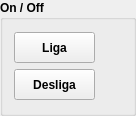
                  <widget class="QGroupBox" name="groupBox_2">
                   <property name="minimumSize">
                    <size>
                     <width>136</width>
                     <height>116</height>
                    </size>
                   </property>
                   <property name="maximumSize">
                    <size>
                     <width>136</width>
                     <height>116</height>
                    </size>
                   </property>
                   <property name="font">
                    <font>
                     <weight>75</weight>
                     <bold>true</bold>
                    </font>
                   </property>
                   <property name="title">
                    <string>On / Off</string>
                   </property>
                   <layout class="QVBoxLayout" name="verticalLayout_17">
                    <item>
                     <layout class="QHBoxLayout" name="horizontalLayout">
                      <item>
                       <layout class="QVBoxLayout" name="verticalLayout_4">
                        <item>
                         <widget class="PyDMPushButton" name="PyDMPushButton_3">
                          <property name="enabled">
                           <bool>true</bool>
                          </property>
                          <property name="minimumSize">
                           <size>
                            <width>81</width>
                            <height>31</height>
                           </size>
                          </property>
                          <property name="maximumSize">
                           <size>
                            <width>81</width>
                            <height>31</height>
                           </size>
                          </property>
                          <property name="font">
                           <font>
                            <weight>75</weight>
                            <bold>true</bold>
                           </font>
                          </property>
                          <property name="toolTip">
                           <string/>
                          </property>
                          <property name="whatsThis">
                           <string>
    Basic PushButton to send a fixed value.

    The PyDMPushButton is meant to hold a specific value, and send that value
    to a channel when it is clicked, much like the MessageButton does in EDM.
    The PyDMPushButton works in two different modes of operation, first, a
    fixed value can be given to the :attr:`.pressValue` attribute, whenever the
    button is clicked a signal containing this value will be sent to the
    connected channel. This is the default behavior of the button. However, if
    the :attr:`.relativeChange` is set to True, the fixed value will be added
    to the current value of the channel. This means that the button will
    increment a channel by a fixed amount with every click, a consistent
    relative move

    Parameters
    ----------
    pressValue : int, float, str
        Value to be sent when the button is clicked

    channel : str
        ID of channel to manipulate

    parent : QObject, optional
        Parent of PyDMPushButton

    label : str, optional
        String to place on button

    icon : QIcon, optional
        An Icon to display on the PyDMPushButton


    relative : bool, optional
        Choice to have the button peform a relative put, instead of always
        setting to an absolute value
    </string>
                          </property>
                          <property name="text">
                           <string>Liga</string>
                          </property>
                          <property name="checkable">
                           <bool>true</bool>
                          </property>
                         </widget>
                        </item>
                        <item>
                         <widget class="PyDMPushButton" name="PyDMPushButton_4">
                          <property name="enabled">
                           <bool>true</bool>
                          </property>
                          <property name="minimumSize">
                           <size>
                            <width>81</width>
                            <height>31</height>
                           </size>
                          </property>
                          <property name="maximumSize">
                           <size>
                            <width>81</width>
                            <height>31</height>
                           </size>
                          </property>
                          <property name="font">
                           <font>
                            <weight>75</weight>
                            <bold>true</bold>
                           </font>
                          </property>
                          <property name="toolTip">
                           <string/>
                          </property>
                          <property name="whatsThis">
                           <string>
    Basic PushButton to send a fixed value.

    The PyDMPushButton is meant to hold a specific value, and send that value
    to a channel when it is clicked, much like the MessageButton does in EDM.
    The PyDMPushButton works in two different modes of operation, first, a
    fixed value can be given to the :attr:`.pressValue` attribute, whenever the
    button is clicked a signal containing this value will be sent to the
    connected channel. This is the default behavior of the button. However, if
    the :attr:`.relativeChange` is set to True, the fixed value will be added
    to the current value of the channel. This means that the button will
    increment a channel by a fixed amount with every click, a consistent
    relative move

    Parameters
    ----------
    pressValue : int, float, str
        Value to be sent when the button is clicked

    channel : str
        ID of channel to manipulate

    parent : QObject, optional
        Parent of PyDMPushButton

    label : str, optional
        String to place on button

    icon : QIcon, optional
        An Icon to display on the PyDMPushButton


    relative : bool, optional
        Choice to have the button peform a relative put, instead of always
        setting to an absolute value
    </string>
                          </property>
                          <property name="text">
                           <string>Desliga</string>
                          </property>
                          <property name="checkable">
                           <bool>true</bool>
                          </property>
                         </widget>
                        </item>
                       </layout>
                      </item>
                      <item>
                       <widget class="PyDMLed" name="PyDMLed_11">
                        <property name="minimumSize">
                         <size>
                          <width>21</width>
                          <height>41</height>
                         </size>
                        </property>
                        <property name="maximumSize">
                         <size>
                          <width>21</width>
                          <height>41</height>
                         </size>
                        </property>
                        <property name="toolTip">
                         <string/>
                        </property>
                        <property name="whatsThis">
                         <string/>
                        </property>
                        <property name="onColour">
                         <enum>QLed::Green</enum>
                        </property>
                        <property name="offColour">
                         <enum>QLed::Red</enum>
                        </property>
                       </widget>
                      </item>
                     </layout>
                    </item>
                   </layout>
                  </widget>
